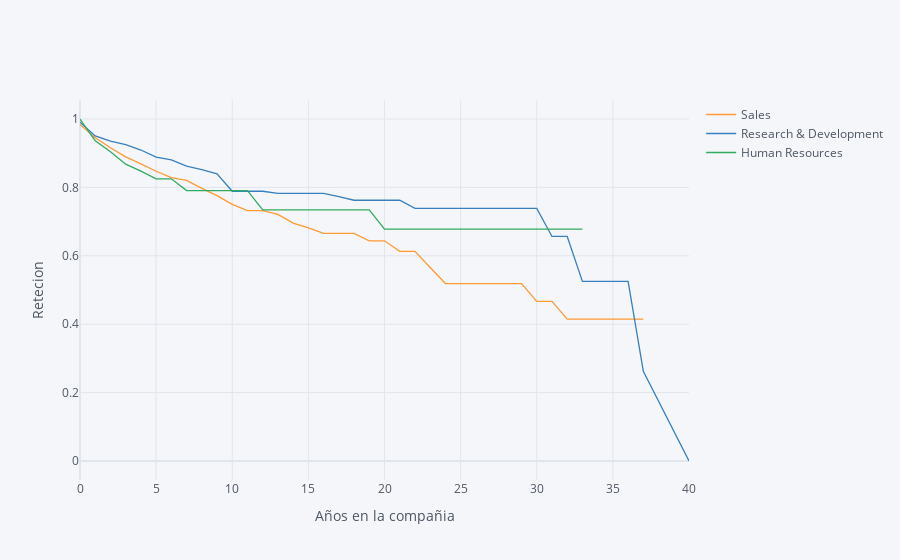

The notebook cell this image was saved under:
### Markdown cell above
## 7. Let's investigate whether the department the employee works in has an impact on how long they stay with the company. Generate and plot survival curves showing retention by department and years the employee has worked at the company.

### Code cell
ret_rates = survival(data,'Department', 'YearsAtCompany', 'Attrition')
ret_rates.iplot(kind='line', xTitle='Años en la compañia', yTitle='Retecion')

### Figure 1 — Plotly figure (JSON) as saved in the notebook; plotly's stock layout.template omitted (floating-point values rounded to 4 significant figures)
{"data": [{"line": {"color": "rgba(255, 153, 51, 1.0)", "dash": "solid", "shape": "linear", "width": 1.3}, "mode": "lines", "name": "Sales", "text": "", "type": "scatter", "x": [0, 1, 2, 3, 4, 5, 6, 7, 8, 9, 10, 11, 12, 13, 14, 15, 16, 17, 18, 19, 20, 21, 22, 23, 24, 25, 26, 27, 29, 30, 31, 32, 33, 34, 36, 37, 40], "y": [0.9843, 0.9453, 0.9158, 0.8891, 0.8689, 0.8473, 0.8285, 0.8205, 0.7971, 0.7759, 0.7502, 0.7319, 0.7319, 0.7209, 0.6956, 0.6819, 0.6653, 0.6653, 0.6653, 0.6438, 0.6438, 0.6132, 0.6132, 0.566, 0.5188, 0.5188, 0.5188, 0.5188, 0.5188, 0.467, 0.467, 0.4151, 0.4151, 0.4151, 0.4151, 0.4151, ""]}, {"line": {"color": "rgba(55, 128, 191, 1.0)", "dash": "solid", "shape": "linear", "width": 1.3}, "mode": "lines", "name": "Research & Development", "text": "", "type": "scatter", "x": [0, 1, 2, 3, 4, 5, 6, 7, 8, 9, 10, 11, 12, 13, 14, 15, 16, 17, 18, 19, 20, 21, 22, 23, 24, 25, 26, 27, 29, 30, 31, 32, 33, 34, 36, 37, 40], "y": [0.9906, 0.9503, 0.9351, 0.9249, 0.9093, 0.8886, 0.8805, 0.8624, 0.852, 0.8399, 0.7887, 0.7887, 0.7887, 0.7825, 0.7825, 0.7825, 0.7825, 0.7729, 0.7624, 0.7624, 0.7624, 0.7624, 0.7386, 0.7386, 0.7386, 0.7386, 0.7386, 0.7386, 0.7386, 0.7386, 0.6565, 0.6565, 0.5252, 0.5252, 0.5252, 0.2626, 0]}, {"line": {"color": "rgba(50, 171, 96, 1.0)", "dash": "solid", "shape": "linear", "width": 1.3}, "mode": "lines", "name": "Human Resources", "text": "", "type": "scatter", "x": [0, 1, 2, 3, 4, 5, 6, 7, 8, 9, 10, 11, 12, 13, 14, 15, 16, 17, 18, 19, 20, 21, 22, 23, 24, 25, 26, 27, 29, 30, 31, 32, 33, 34, 36, 37, 40], "y": [1, 0.9365, 0.9042, 0.868, 0.8474, 0.8251, 0.8251, 0.7907, 0.7907, 0.7907, 0.7907, 0.7907, 0.7342, 0.7342, 0.7342, 0.7342, 0.7342, 0.7342, 0.7342, 0.7342, 0.6777, 0.6777, 0.6777, 0.6777, 0.6777, 0.6777, 0.6777, 0.6777, 0.6777, 0.6777, 0.6777, 0.6777, 0.6777, "", "", "", ""]}], "layout": {"autosize": true, "legend": {"bgcolor": "#F5F6F9", "font": {"color": "#4D5663"}}, "paper_bgcolor": "#F5F6F9", "plot_bgcolor": "#F5F6F9", "title": {"font": {"color": "#4D5663"}}, "xaxis": {"autorange": true, "gridcolor": "#E1E5ED", "range": [0, 40], "showgrid": true, "tickfont": {"color": "#4D5663"}, "title": {"font": {"color": "#4D5663"}, "text": "Años en la compañia"}, "type": "linear", "zerolinecolor": "#E1E5ED"}, "yaxis": {"autorange": true, "gridcolor": "#E1E5ED", "range": [-0.05556, 1.056], "showgrid": true, "tickfont": {"color": "#4D5663"}, "title": {"font": {"color": "#4D5663"}, "text": "Retecion"}, "type": "linear", "zerolinecolor": "#E1E5ED"}}}
